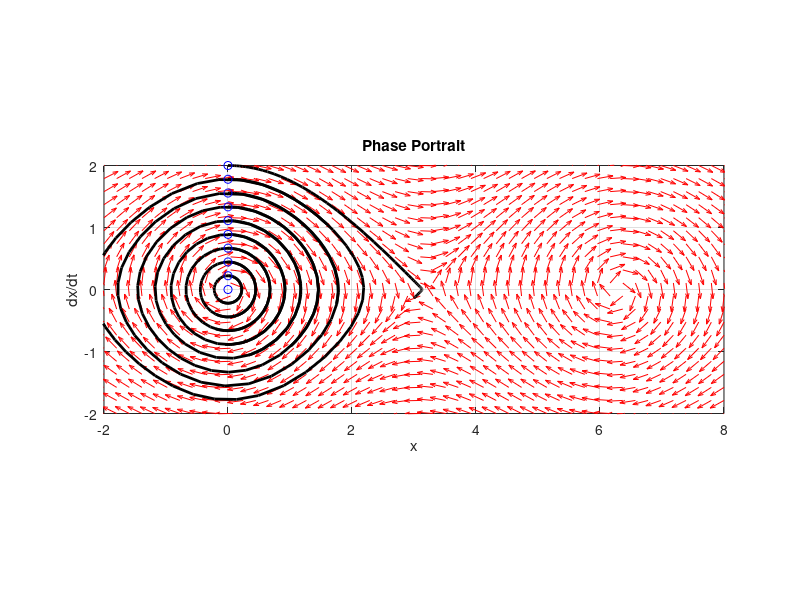

This figure's MATLAB source:
%------------------------%
% Phase Portrait Example %
%------------------------%

clc
clear all
close all

% Phase Plane Portraits
f = @(t,x) [x(2); -sin(x(1))];

% Creates two matrixies one for all the x-values on the grid, and one for
% all the y-values on the grid. Note that x and y are matrixies of the same
% size and shape. This is determined by nx and ny.
nx = 50;
ny = 20;
y1 = linspace(-2,8,nx);
y2 = linspace(-2,2,ny);
[x,y] = meshgrid(y1,y2);

% We can use a single loop over each element to comput the derivatives at
% each point (y1,y2)
u = zeros(size(x));     % Preallocate the x-quiver direction
v = zeros(size(y));     % Preallocate the y-quiver direction
t = 0; % Derivatives at the starting time t=0
for i = 1:numel(x)
    Yprime = f(t,[x(i) y(i)]);
    u(i) = Yprime(1);
    v(i) = Yprime(2);
end
% Normalize the quivers
for i = 1:numel(x)
Vmod = sqrt(u(i)^2 + v(i)^2);
u(i) = u(i)/Vmod;
v(i) = v(i)/Vmod;
end
% Plot the vector field
figure
quiver(x,y,u,v,'r')
xlabel('x')
ylabel('dx/dt')
title('Phase Portrait')
axis equal
xlim([min(y1) max(y1)])
ylim([min(y2) max(y2)])

% Let us plot some solutions over the vector field
hold on
t0 = 0; tf = 10; time = [t0,tf];
for x0 = linspace(0,2,10) % initial conditions
    [ts,ys] = ode45(f,time,[0;x0]);
    plot(ys(:,1),ys(:,2),'k-','LineWidth',2);
    plot(ys(1,1),ys(1,2),'bo'); % Starting Point
end
grid on

%% END OF LINE %